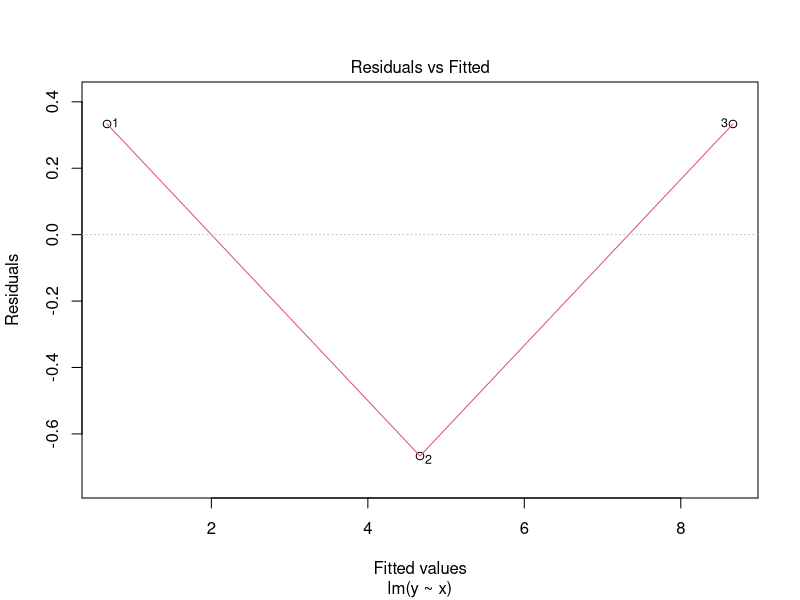
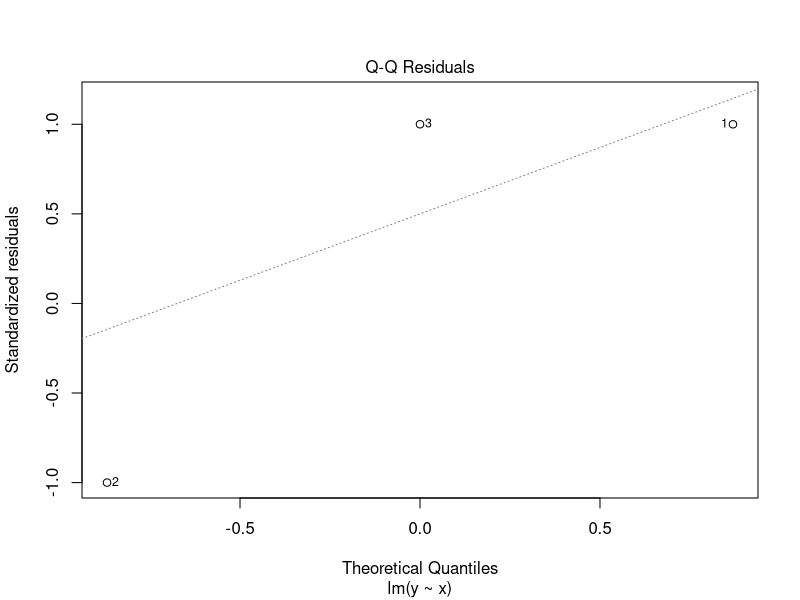
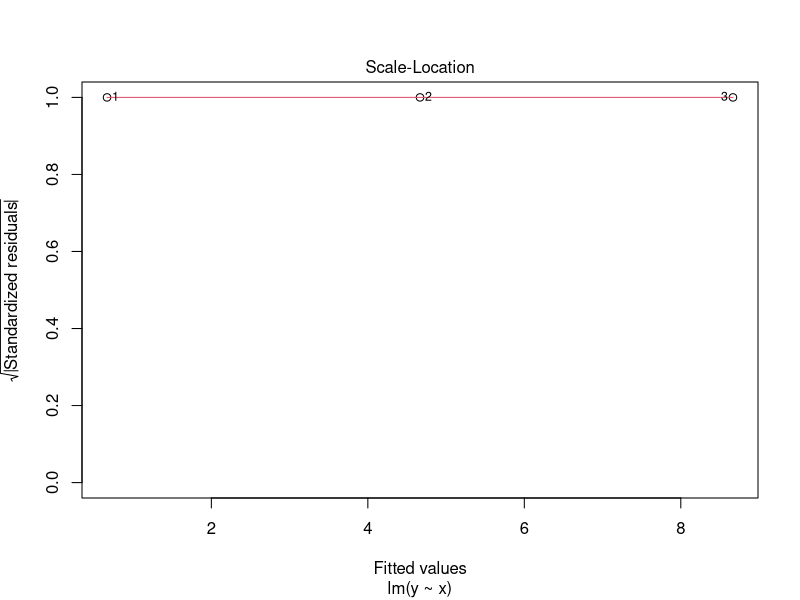
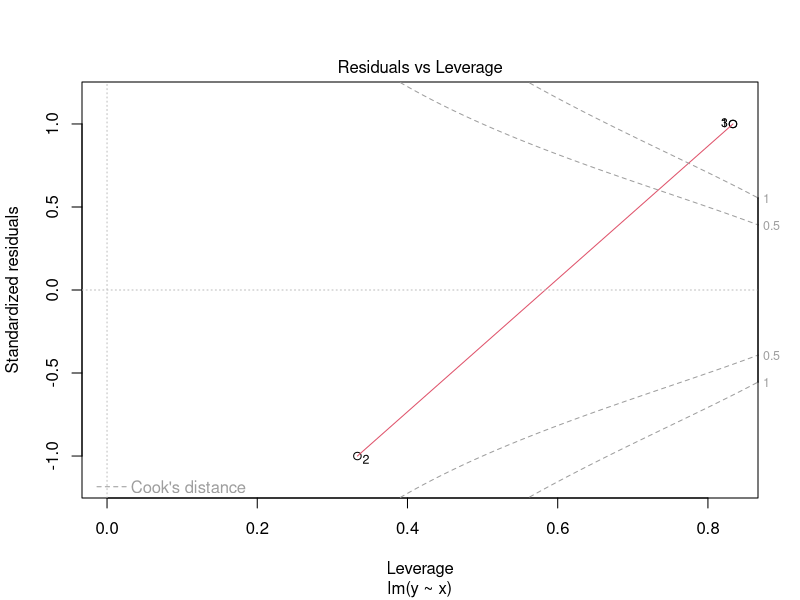

The R source for these figures, in order: (Note: this script raises an error after producing the figures.)
class(1)
x <- 1:3
y <- x^2
lmout <- lm(y ~ x)
class(lmout)
unclass(lmout)
lmout
methods(print)
getAnywhere(print.lm)
methods(,lm)
plot(lmout)
lmoutsum <- summary(lmout)
coef(lmout)
coef(lmoutsum)
methods(coef)
getAnywhere(coef.default)

j <- list(name="Joe", salary=55000, union=TRUE)
class(j) <- 'employee'
attributes(j)

print.employee <- function(wrkr) {
  cat(sprintf("name: %s\nsalary: %s\nunion member: %s", 
              wrkr$name, wrkr$salary, wrkr$union), "\n")
}
methods(class='employee')

k <- list(name="Kate", salary=NA, union=FALSE, rate=10.50, hrs_this_month=2)
class(k) <- c('hourly_employee', 'employee')
inherits(k, 'employee')


pvalue <- function(x) {
  UseMethod("pvalue")
}

pvalue.default <- function(x) {
  if('p.value' %in% names(x)) return(x$p.value)
  stop('no p.value for this object')
}

pvalue.summary.lm <- function(x) {
  cv <- coef(x)
  cv[,ncol(cv)]
}

pvalue(lmoutsum)
pvalue(t.test(rnorm(100)))
pvalue(1:10)

set.seed(1)
n <- 60
x <- (1:n)/n
y <- sin((3*pi/2)*x) + x^2 + rnorm(n, mean=0, sd=0.5)

polyfit <- function(y, x, maxdeg) {
  pwrs <- outer(x, seq(maxdeg), "^")
  lmout <- vector('list', maxdeg)
  class(lmout) <- 'polyreg'
  for(i in seq(maxdeg)) {
    lmo <- lm(y ~ pwrs[,seq(i)])
    lmo$fitted.cvvalues <- leave_one_out(y, pwrs[,seq(i),drop=FALSE])
    lmout[[i]] <- lmo
  }
  lmout$x <- x
  lmout$y <- y
  lmout
}

leave_one_out <- function(y, xmat) {
  n <- length(y)
  pred_y <- numeric(n)
  for(i in seq(n)) {
    lmo <- lm(y[-i] ~ xmat[-i,])
    beta_hat <- unname(coef(lmo))
    pred_y[i] <- beta_hat %*% c(1, xmat[i,])
  }
  pred_y
}

print.polyreg <- function(fits) {
  maxdeg <- length(fits)-2
  n <- length(fits$y)
  tbl <- matrix(nrow=maxdeg, ncol=1)
  colnames(tbl) <- "MSPE"
  for(i in seq(maxdeg)) {
    fi <- fits[[i]]
    errs <- fits$y - fi$fitted.cvvalues
    spe <- crossprod(errs, errs)
    tbl[i,1] <- spe/n
  }
  print(tbl)
}

dg <- 15
lmo <- polyfit(y, x, dg)

setClass("fun", representation(f="function", x="numeric", y="numeric"))
f <- function(x) sin((3*pi/2)*x) + x^2 + rnorm(length(x), mean=0, sd=0.5)
f1 <- new("fun", f=f, x=seq(0,10,by=0.1))
f1@y <- f1@f(f1@x)
plot(f1@x, f1@y, type='l', xlab='x', ylab='y', 
     main=sprintf("f(x) = %s", capture.output(body(f1@f))))
setMethod("initialize", "fun", 
          function(.Object, f=expression, x=numeric(0), y=numeric(0), seed=1) {
            .Object@f <- f
            if(length(x) == 0) x<-seq(0,10)
            .Object@x <- x
            set.seed(seed)
            .Object@y <- f(x)
            .Object
          })
f2 <- new("fun", f=f)
fun <- function(...) {
  new("fun", ...)
}
f3 <- fun(f=f, x=seq(0,10,by=0.1))
setMethod("plot", signature(x="fun", y="missing"), function(x,...) {
  plot(x@x, x@y, type='l', xlab='x', ylab='y', 
       main=sprintf("f(x) = %s", capture.output(body(f1@f))), ...)  
})

Tired <- setRefClass("Tired",
                     fields = list(speech='character'),
                     methods = list(show=function() {
                       zs <- paste(rep('z', sample(10, 1)), collapse='')
                       print(sprintf("%s... %s", speech, zs))
                     })
)
t <- Tired$new(speech="We're talking about practice")
